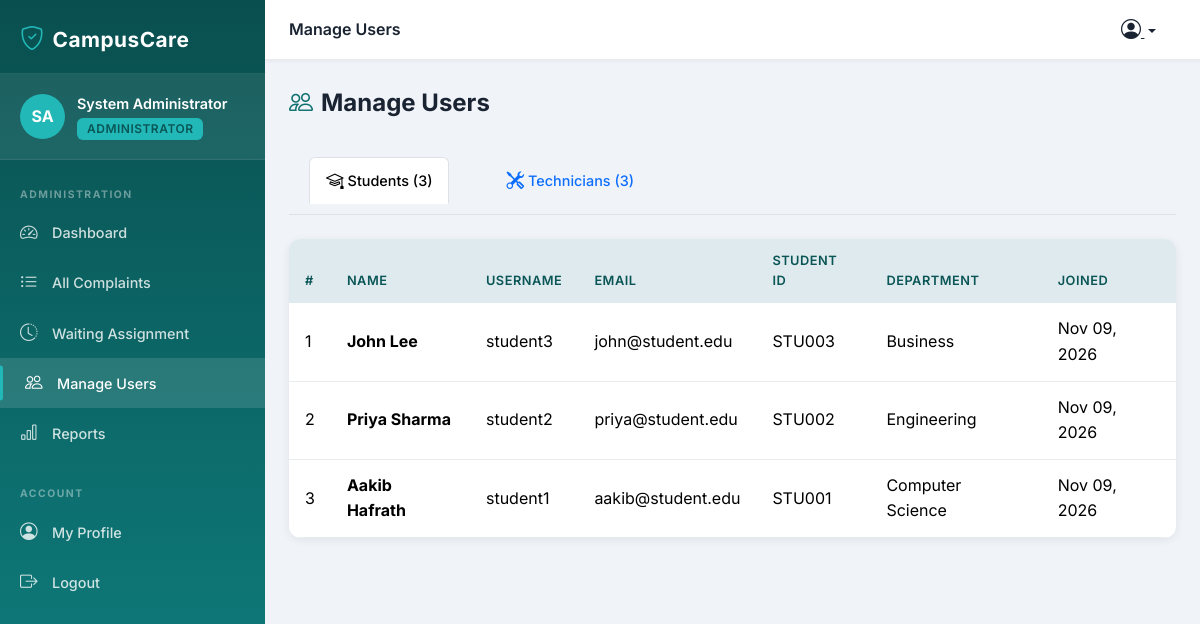
Screenshot of /accounts/users/ (signed in) with the database file from the repository.
### accounts/models.py (models this page shows, shortened)
class User(AbstractUser):
    ROLE_STUDENT = 'student'
    ROLE_ADMIN = 'administrator'
    ROLE_TECHNICIAN = 'technician'
    ROLE_CHOICES = [
        (ROLE_STUDENT, 'Student'),
        (ROLE_ADMIN, 'Administrator'),
        (ROLE_TECHNICIAN, 'Technician'),
    ]
    role = models.CharField(
        max_length=20,
        choices=ROLE_CHOICES,
        default=ROLE_STUDENT
    )
    phone_number = models.CharField(max_length=20, blank=True)
    student_id = models.CharField(max_length=50, blank=True)
    department = models.CharField(max_length=100, blank=True)
    profile_picture = models.ImageField(
        upload_to='profile_pictures/', null=True, blank=True
    )
    created_at = models.DateTimeField(auto_now_add=True)
    updated_at = models.DateTimeField(auto_now=True)
    class Meta:
        db_table = 'accounts_user'
        verbose_name = 'User'
        verbose_name_plural = 'Users'
    @property
    def is_student(self):
        return self.role == self.ROLE_STUDENT
    @property
    def is_administrator(self):
        return self.role == self.ROLE_ADMIN
    @property
    def is_technician(self):
        return self.role == self.ROLE_TECHNICIAN
    def get_role_display_name(self):
        return dict(self.ROLE_CHOICES).get(self.role, 'Unknown')

### accounts/views.py (the view)
# urls.py: path('users/', views.user_list_view, name='user_list'),
@login_required
def user_list_view(request):
    if not request.user.is_administrator:
        messages.error(request, 'Access denied.')
        return redirect_by_role(request.user)
    students = User.objects.filter(role='student').order_by('-created_at')
    technicians = User.objects.filter(role='technician').order_by('-created_at')
    context = {
        'students': students,
        'technicians': technicians,
        'page_title': 'Manage Users',
    }
    return render(request, 'administrator/users.html', context)

### notifications/context_processors.py (called while the page is built)
def unread_notifications_count(request):
    if request.user.is_authenticated:
        from .models import Notification
        count = Notification.objects.filter(
            recipient=request.user,
            is_read=False
        ).count()
        return {'unread_notifications_count': count}
    return {'unread_notifications_count': 0}

### templates/administrator/users.html (shortened to what this page needs)
{% extends 'base.html' %}
{% block nav_users %}active{% endblock %}
{% block content %}
<div class="page-header">
  <div class="page-header-title"><i class="bi bi-people me-2 text-primary"></i>Manage Users</div>
</div>
<ul class="nav nav-tabs mb-4" id="usersTab">
  <li class="nav-item">
    <button class="nav-link active" data-bs-toggle="tab" data-bs-target="#students">
      <i class="bi bi-mortarboard me-1"></i>Students ({{ students.count }})
    </button>
  </li>
  <li class="nav-item">
    <button class="nav-link" data-bs-toggle="tab" data-bs-target="#technicians">
      <i class="bi bi-tools me-1"></i>Technicians ({{ technicians.count }})
    </button>
  </li>
</ul>
<div class="tab-content">
  <div class="tab-pane fade show active" id="students">
    <div class="table-card">
      <table class="table table-hover">
        <thead>
          <tr><th>#</th><th>Name</th><th>Username</th><th>Email</th><th>Student ID</th><th>Department</th><th>Joined</th></tr>
        </thead>
        <tbody>
          {% for student in students %}
          <tr>
            <td>{{ forloop.counter }}</td>
            <td><strong>{{ student.get_full_name|default:student.username }}</strong></td>
            <td>{{ student.username }}</td>
            <td>{{ student.email|default:"—" }}</td>
            <td>{{ student.student_id|default:"—" }}</td>
            <td>{{ student.department|default:"—" }}</td>
            <td>{{ student.created_at|date:"M d, Y" }}</td>
          </tr>
          {% empty %}
          <tr><td colspan="7" class="text-center py-4 text-muted">No students registered yet.</td></tr>
          {% endfor %}
        </tbody>
      </table>
    </div>
  </div>
</div>
{% endblock %}

### templates/base.html (shortened to what this page needs)
<!DOCTYPE html>
<html lang="en">
<head>
    <link href="https://cdn.jsdelivr.net/npm/bootstrap@5.3.2/dist/css/bootstrap.min.css" rel="stylesheet">
    <link href="https://cdn.jsdelivr.net/npm/bootstrap-icons@1.11.3/font/bootstrap-icons.css" rel="stylesheet">
    <link href="{% load static %}{% static 'css/campuscare.css' %}" rel="stylesheet">
</head>
<body>
{% if user.is_authenticated %}
<div class="sidebar" id="sidebar">
    <div class="sidebar-header">
        <div class="sidebar-brand">
            <i class="bi bi-shield-check me-2"></i>
            <span>CampusCare</span>
        </div>
    </div>
    <div class="sidebar-user">
        <div class="user-avatar">
            {% if user.profile_picture %}
                <img src="{{ user.profile_picture.url }}" alt="Profile" class="rounded-circle" width="45" height="45">
            {% else %}
                <div class="avatar-placeholder">
                    {{ user.first_name|first|upper }}{{ user.last_name|first|upper }}
                </div>
            {% endif %}
        </div>
        <div class="user-info">
            <div class="user-name">{{ user.get_full_name|default:user.username }}</div>
            <div class="user-role badge">{{ user.get_role_display_name }}</div>
        </div>
    </div>
    <nav class="sidebar-nav">
        {% if user.is_administrator %}
        <div class="nav-section-label">Administration</div>
        <a href="{% url 'accounts:admin_dashboard' %}" class="nav-item {% block nav_admin_dashboard %}{% endblock %}">
            <i class="bi bi-speedometer2"></i> Dashboard
        </a>
        <a href="{% url 'complaints:all_complaints' %}" class="nav-item {% block nav_all_complaints %}{% endblock %}">
            <i class="bi bi-list-ul"></i> All Complaints
        </a>
        <a href="{% url 'complaints:waiting_for_assignment' %}" class="nav-item {% block nav_waiting %}{% endblock %}">
            <i class="bi bi-clock-history"></i> Waiting Assignment
        </a>
        <a href="{% url 'accounts:user_list' %}" class="nav-item {% block nav_users %}{% endblock %}">
            <i class="bi bi-people"></i> Manage Users
        </a>
        <a href="{% url 'reports:dashboard' %}" class="nav-item {% block nav_reports %}{% endblock %}">
            <i class="bi bi-bar-chart"></i> Reports
        </a>
        {% endif %}
        <div class="nav-section-label mt-3">Account</div>
        <a href="{% url 'accounts:profile' %}" class="nav-item {% block nav_profile %}{% endblock %}">
            <i class="bi bi-person-circle"></i> My Profile
        </a>
        <a href="{% url 'accounts:logout' %}" class="nav-item nav-logout" onclick="return confirm('Are you sure you want to logout?')">
            <i class="bi bi-box-arrow-right"></i> Logout
        </a>
    </nav>
</div>
<div class="main-content">
    <div class="topbar">
        <div class="topbar-title">
            {% block page_header %}{{ page_title|default:"CampusCare" }}{% endblock %}
        </div>
        <div class="topbar-actions">
            <div class="dropdown">
                <button class="btn btn-link topbar-icon dropdown-toggle" data-bs-toggle="dropdown">
                    <i class="bi bi-person-circle fs-5"></i>
                </button>
            </div>
        </div>
    </div>
    <div class="page-content">
        {% block content %}{% endblock %}
    </div>
</div>
{% endif %}
<script src="{% load static %}{% static 'js/campuscare.js' %}"></script>
</body>
</html>

### static/css/campuscare.css (style rules this page uses)
:root { --primary: #0d6e6e; --primary-dark: #0a5555; --primary-light: #1a9090; --primary-50: rgba(13, 110, 110, 0.08); --secondary: #2d9596; --accent: #22b8b8; --success: #198754; --warning: #ffc107; --danger: #dc3545; --info: #0dcaf0; --white: #ffffff; --light: #f8f9fa; --light-gray: #e9ecef; --text-dark: #1a2332; --text-muted: #6c757d; --sidebar-width: 265px; --topbar-height: 60px; --card-radius: 12px; --transition: all 0.25s ease; }
* { box-sizing: border-box; margin: 0; padding: 0; }
body { font-family: 'Inter', -apple-system, BlinkMacSystemFont, sans-serif; background-color: #f0f4f8; color: var(--text-dark); line-height: 1.6; }
.sidebar { position: fixed; top: 0; left: 0; height: 100vh; width: var(--sidebar-width); background: linear-gradient(180deg, #0a4f4f 0%, #0d6e6e 60%, #0f8080 100%); color: white; display: flex; flex-direction: column; z-index: 1040; transition: var(--transition); overflow-y: auto; scrollbar-width: thin; scrollbar-color: rgba(255,255,255,0.2) transparent; }
.sidebar-header { display: flex; align-items: center; justify-content: space-between; padding: 20px 20px 15px; border-bottom: 1px solid rgba(255,255,255,0.1); }
.sidebar-brand { font-size: 1.3rem; font-weight: 700; letter-spacing: 0.5px; color: white; display: flex; align-items: center; }
.sidebar-brand i { font-size: 1.5rem; color: var(--accent); }
.sidebar-user { display: flex; align-items: center; gap: 12px; padding: 18px 20px; background: rgba(255,255,255,0.08); border-bottom: 1px solid rgba(255,255,255,0.08); }
.avatar-placeholder { width: 45px; height: 45px; border-radius: 50%; background: var(--accent); display: flex; align-items: center; justify-content: center; font-weight: 700; font-size: 1rem; flex-shrink: 0; }
.user-name { font-weight: 600; font-size: 0.9rem; white-space: nowrap; overflow: hidden; text-overflow: ellipsis; max-width: 160px; }
.user-role { font-size: 0.7rem; background: var(--accent) !important; color: var(--primary-dark) !important; font-weight: 600; padding: 2px 8px; border-radius: 20px; text-transform: uppercase; letter-spacing: 0.5px; }
.sidebar-nav { flex: 1; padding: 15px 0; }
.nav-section-label { font-size: 0.65rem; font-weight: 700; letter-spacing: 1.5px; text-transform: uppercase; color: rgba(255,255,255,0.4); padding: 12px 20px 4px; }
.nav-item { display: flex; align-items: center; gap: 12px; padding: 11px 20px; color: rgba(255,255,255,0.8); text-decoration: none; font-size: 0.9rem; font-weight: 500; border-radius: 0; transition: var(--transition); position: relative; }
.nav-item:hover, .nav-item.active { color: white; background: rgba(255,255,255,0.12); padding-left: 25px; }
.nav-item.active::before { content: ''; position: absolute; left: 0; top: 50%; transform: translateY(-50%); height: 70%; width: 3px; background: var(--accent); border-radius: 0 3px 3px 0; }
.nav-item i { font-size: 1.1rem; width: 20px; }
.main-content { margin-left: var(--sidebar-width); min-height: 100vh; display: flex; flex-direction: column; transition: var(--transition); }
.topbar { position: sticky; top: 0; height: var(--topbar-height); background: white; border-bottom: 1px solid var(--light-gray); display: flex; align-items: center; padding: 0 24px; gap: 16px; z-index: 100; box-shadow: 0 1px 4px rgba(0,0,0,0.06); }
.topbar-title { flex: 1; font-weight: 600; font-size: 1rem; color: var(--text-dark); }
.topbar-toggle, .topbar-icon { color: var(--text-dark); border: none !important; }
.topbar-icon { position: relative; padding: 6px; }
.page-content { flex: 1; padding: 24px; }
.table-card { border-radius: var(--card-radius); overflow: hidden; box-shadow: 0 2px 10px rgba(0,0,0,0.07); }
.table { margin: 0; }
.table thead th { background: var(--primary-50); color: var(--primary-dark); font-weight: 600; font-size: 0.8rem; text-transform: uppercase; letter-spacing: 0.5px; border: none; padding: 12px 16px; }
.table tbody td { padding: 13px 16px; vertical-align: middle; border-color: var(--light-gray); }
.badge { font-weight: 600; padding: 5px 10px; border-radius: 6px; font-size: 0.75rem; }
.btn { border-radius: 8px; font-weight: 600; font-size: 0.875rem; padding: 9px 20px; transition: var(--transition); }
.page-header { display: flex; align-items: center; justify-content: space-between; margin-bottom: 24px; flex-wrap: wrap; gap: 12px; }
.page-header-title { font-size: 1.5rem; font-weight: 700; color: var(--text-dark); }
.text-primary { color: var(--primary) !important; }

### rows the page displays
User: first_name|first "S", last_name|first "A", get_full_name "System Administrator", get_role_display_name "ADMINISTRATOR"
User: get_full_name "John Lee", username "student3", email "john@student.edu", student_id "STU003", department "Business", created_at "Nov 09, 2026"
User: get_full_name "Priya Sharma", username "student2", email "priya@student.edu", student_id "STU002", department "Engineering", created_at "Nov 09, 2026"
User: get_full_name "Aakib Hafrath", username "student1", email "aakib@student.edu", student_id "STU001", department "Computer Science", created_at "Nov 09, 2026"

### other values shown
{{ page_title|default:"CampusCare" }} "Manage Users"
{{ students.count }} "3"
{{ technicians.count }} "3"
